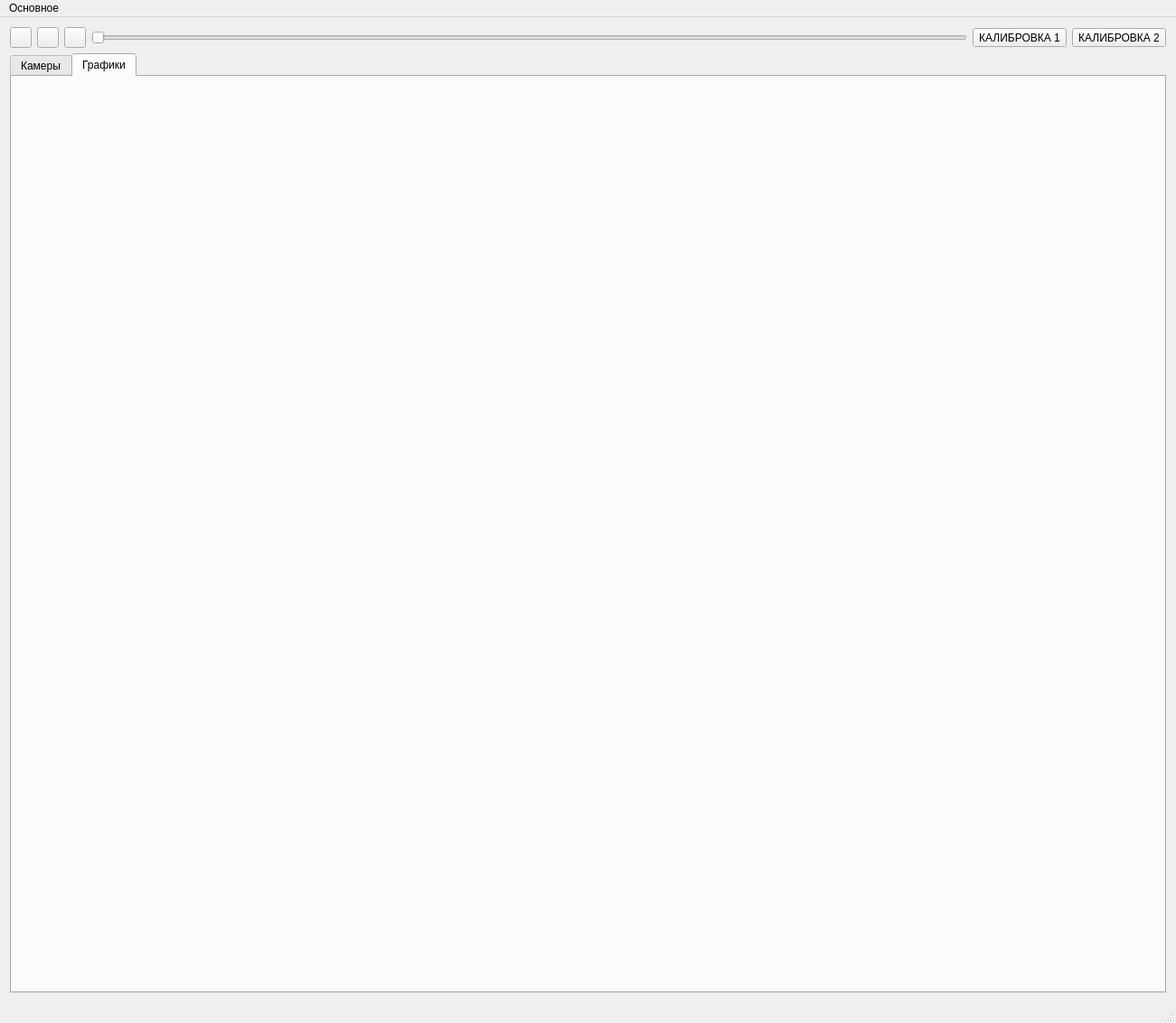
<?xml version="1.0" encoding="UTF-8"?>
<ui version="4.0">
 <class>MainWindow</class>
 <widget class="QMainWindow" name="MainWindow">
  <property name="geometry">
   <rect>
    <x>0</x>
    <y>0</y>
    <width>1301</width>
    <height>1132</height>
   </rect>
  </property>
  <property name="windowTitle">
   <string>camera_server_debug_app</string>
  </property>
  <widget class="QWidget" name="centralWidget">
   <layout class="QGridLayout" name="gridLayout">
    <item row="0" column="0">
     <layout class="QHBoxLayout" name="horizontalLayout">
      <item>
       <widget class="QToolButton" name="startServerToolButton">
        <property name="toolTip">
         <string>Включить сервер,</string>
        </property>
        <property name="text">
         <string/>
        </property>
        <property name="icon">
         <iconset resource="resources.qrc">
          <normaloff>:/resources/iconfinder_on_off_1216568.png</normaloff>:/resources/iconfinder_on_off_1216568.png</iconset>
        </property>
       </widget>
      </item>
      <item>
       <widget class="QToolButton" name="cameraOptionsToolButton">
        <property name="text">
         <string/>
        </property>
        <property name="icon">
         <iconset resource="resources.qrc">
          <normaloff>:/resources/iconfinder_camera_299066.png</normaloff>:/resources/iconfinder_camera_299066.png</iconset>
        </property>
       </widget>
      </item>
      <item>
       <widget class="QToolButton" name="serverOptionsToolButton">
        <property name="text">
         <string/>
        </property>
        <property name="icon">
         <iconset resource="resources.qrc">
          <normaloff>:/resources/iconfinder_Settings_408409.png</normaloff>:/resources/iconfinder_Settings_408409.png</iconset>
        </property>
       </widget>
      </item>
      <item>
       <widget class="QSlider" name="plotHorizontalSlider">
        <property name="enabled">
         <bool>false</bool>
        </property>
        <property name="orientation">
         <enum>Qt::Horizontal</enum>
        </property>
       </widget>
      </item>
      <item>
       <widget class="QToolButton" name="applyFirstCalibToolButton">
        <property name="text">
         <string>КАЛИБРОВКА 1</string>
        </property>
       </widget>
      </item>
      <item>
       <widget class="QToolButton" name="applySecondCalibToolButton">
        <property name="text">
         <string>КАЛИБРОВКА 2</string>
        </property>
       </widget>
      </item>
     </layout>
    </item>
    <item row="1" column="0">
     <widget class="QTabWidget" name="tabWidget">
      <property name="currentIndex">
       <number>1</number>
      </property>
      <widget class="QWidget" name="tab">
       <attribute name="title">
        <string>Камеры</string>
       </attribute>
       <layout class="QGridLayout" name="gridLayout_2">
        <item row="0" column="0">
         <widget class="QTabWidget" name="cameraTabWidget">
          <property name="currentIndex">
           <number>-1</number>
          </property>
         </widget>
        </item>
       </layout>
      </widget>
      <widget class="QWidget" name="tab_3">
       <attribute name="title">
        <string>Графики</string>
       </attribute>
       <layout class="QGridLayout" name="gridLayout_5">
        <item row="0" column="0">
         <layout class="QGridLayout" name="gridLayout_4">
          <item row="0" column="1">
           <widget class="QCustomPlot" name="recCountCustomPlot" native="true"/>
          </item>
          <item row="0" column="0">
           <widget class="QCustomPlot" name="errorsCustomPlot" native="true"/>
          </item>
          <item row="0" column="2">
           <widget class="QCustomPlot" name="calibDiffFirstCustomPlot" native="true"/>
          </item>
          <item row="1" column="0">
           <widget class="QCustomPlot" name="timesCustomPlot" native="true"/>
          </item>
          <item row="1" column="2">
           <widget class="QCustomPlot" name="calibDiffSecondCustomPlot" native="true"/>
          </item>
         </layout>
        </item>
       </layout>
      </widget>
     </widget>
    </item>
   </layout>
  </widget>
  <widget class="QStatusBar" name="statusBar"/>
  <widget class="QMenuBar" name="menuBar">
   <property name="geometry">
    <rect>
     <x>0</x>
     <y>0</y>
     <width>1301</width>
     <height>21</height>
    </rect>
   </property>
   <widget class="QMenu" name="menu">
    <property name="title">
     <string>Основное</string>
    </property>
   </widget>
   <addaction name="menu"/>
  </widget>
 </widget>
 <layoutdefault spacing="6" margin="11"/>
 <customwidgets>
  <customwidget>
   <class>QCustomPlot</class>
   <extends>QWidget</extends>
   <header>qcustomplot/qcustomplot.h</header>
   <container>1</container>
  </customwidget>
 </customwidgets>
 <resources>
  <include location="resources.qrc"/>
 </resources>
 <connections/>
</ui>
